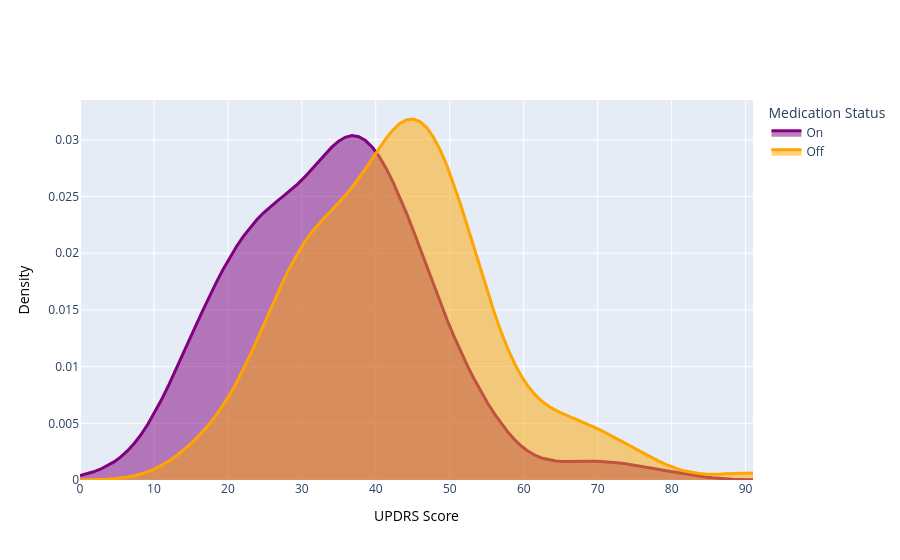

Notebook source saved alongside this figure:
### Markdown cell above
### EDA

### Code cell
# Remove NaN values
on_scores = subjects_df['UPDRSIII_On'].dropna()
off_scores = subjects_df['UPDRSIII_Off'].dropna()

# Perform KDE using scipy's gaussian_kde
kde_on = gaussian_kde(on_scores)
kde_off = gaussian_kde(off_scores)

# Create a range for UPDRS scores
x_range = np.linspace(0, max(on_scores.max(), off_scores.max()), 100)

# Calculate KDE for the range
kde_values_on = kde_on(x_range)
kde_values_off = kde_off(x_range)

fig = go.Figure()

# Add KDE for UPDRSIII_On
fig.add_trace(go.Scatter(
    x=x_range, y=kde_values_on, 
    mode='lines', 
    name='On', 
    line=dict(color='purple', width=3),
    fill='tozeroy', opacity=0.4
))

# Add KDE for UPDRSIII_Off
fig.add_trace(go.Scatter(
    x=x_range, y=kde_values_off, 
    mode='lines', 
    name='Off', 
    line=dict(color='orange', width=3),
    fill='tozeroy', opacity=0.4
))

fig.update_layout(
    xaxis_title='UPDRS Score',
    yaxis_title='Density',
    xaxis=dict(titlefont=dict(color='black')),
    yaxis=dict(titlefont=dict(color='black')),
    legend_title="Medication Status"
)

fig.show()
